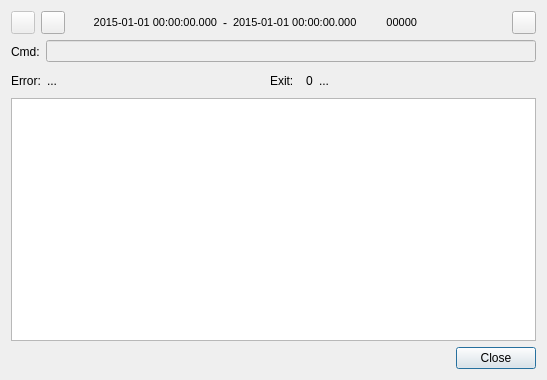
<?xml version="1.0" encoding="UTF-8"?>
<ui version="4.0">
 <class>CommandOutputDialog</class>
 <widget class="QDialog" name="CommandOutputDialog">
  <property name="geometry">
   <rect>
    <x>0</x>
    <y>0</y>
    <width>547</width>
    <height>380</height>
   </rect>
  </property>
  <property name="font">
   <font>
    <family>Liberation Sans</family>
    <pointsize>9</pointsize>
   </font>
  </property>
  <property name="windowTitle">
   <string>Command output</string>
  </property>
  <property name="windowIcon">
   <iconset resource="../resources/res.qrc">
    <normaloff>:/bwe-solutions_icon.png</normaloff>:/bwe-solutions_icon.png</iconset>
  </property>
  <layout class="QVBoxLayout" name="verticalLayout">
   <item>
    <layout class="QHBoxLayout" name="processLayout">
     <item>
      <widget class="QToolButton" name="runningState">
       <property name="enabled">
        <bool>false</bool>
       </property>
       <property name="toolTip">
        <string>Running state icon</string>
       </property>
       <property name="text">
        <string/>
       </property>
       <property name="icon">
        <iconset resource="../resources/res.qrc">
         <normaloff>:/stop.png</normaloff>
         <normalon>:/play.png</normalon>:/stop.png</iconset>
       </property>
       <property name="checkable">
        <bool>true</bool>
       </property>
      </widget>
     </item>
     <item>
      <widget class="QToolButton" name="processRefresh">
       <property name="toolTip">
        <string>Refresh data</string>
       </property>
       <property name="text">
        <string/>
       </property>
       <property name="icon">
        <iconset resource="../resources/res.qrc">
         <normaloff>:/recycle.png</normaloff>:/recycle.png</iconset>
       </property>
       <property name="checkable">
        <bool>true</bool>
       </property>
      </widget>
     </item>
     <item>
      <widget class="QLabel" name="startTime">
       <property name="minimumSize">
        <size>
         <width>146</width>
         <height>0</height>
        </size>
       </property>
       <property name="font">
        <font>
         <family>Liberation Sans</family>
         <pointsize>8</pointsize>
        </font>
       </property>
       <property name="toolTip">
        <string>Start time of last execution</string>
       </property>
       <property name="text">
        <string>2015-01-01 00:00:00.000</string>
       </property>
       <property name="alignment">
        <set>Qt::AlignRight|Qt::AlignTrailing|Qt::AlignVCenter</set>
       </property>
      </widget>
     </item>
     <item>
      <widget class="QLabel" name="timeMidLabel">
       <property name="text">
        <string>-</string>
       </property>
      </widget>
     </item>
     <item>
      <widget class="QLabel" name="endTime">
       <property name="minimumSize">
        <size>
         <width>146</width>
         <height>0</height>
        </size>
       </property>
       <property name="font">
        <font>
         <family>Liberation Sans</family>
         <pointsize>8</pointsize>
        </font>
       </property>
       <property name="toolTip">
        <string>End time of last execution</string>
       </property>
       <property name="text">
        <string>2015-01-01 00:00:00.000</string>
       </property>
      </widget>
     </item>
     <item>
      <widget class="QLabel" name="processPid">
       <property name="minimumSize">
        <size>
         <width>32</width>
         <height>0</height>
        </size>
       </property>
       <property name="font">
        <font>
         <family>Liberation Sans</family>
         <pointsize>8</pointsize>
        </font>
       </property>
       <property name="toolTip">
        <string>Process PID</string>
       </property>
       <property name="text">
        <string>00000</string>
       </property>
       <property name="alignment">
        <set>Qt::AlignRight|Qt::AlignTrailing|Qt::AlignVCenter</set>
       </property>
      </widget>
     </item>
     <item>
      <spacer name="horizontalSpacer">
       <property name="orientation">
        <enum>Qt::Horizontal</enum>
       </property>
       <property name="sizeHint" stdset="0">
        <size>
         <width>40</width>
         <height>20</height>
        </size>
       </property>
      </spacer>
     </item>
     <item>
      <widget class="QToolButton" name="processKill">
       <property name="toolTip">
        <string>Kill the process (SIGKILL)</string>
       </property>
       <property name="text">
        <string/>
       </property>
       <property name="icon">
        <iconset resource="../resources/res.qrc">
         <normaloff>:/kill.png</normaloff>:/kill.png</iconset>
       </property>
       <property name="checkable">
        <bool>true</bool>
       </property>
      </widget>
     </item>
    </layout>
   </item>
   <item>
    <layout class="QHBoxLayout" name="commandLayout">
     <item>
      <widget class="QLabel" name="commandLabel">
       <property name="minimumSize">
        <size>
         <width>0</width>
         <height>23</height>
        </size>
       </property>
       <property name="text">
        <string>Cmd:</string>
       </property>
      </widget>
     </item>
     <item>
      <widget class="QLineEdit" name="commandText">
       <property name="enabled">
        <bool>false</bool>
       </property>
       <property name="toolTip">
        <string>Command that was executed</string>
       </property>
      </widget>
     </item>
    </layout>
   </item>
   <item>
    <layout class="QHBoxLayout" name="errorExitLayout">
     <item>
      <widget class="QLabel" name="errorLabel">
       <property name="minimumSize">
        <size>
         <width>0</width>
         <height>23</height>
        </size>
       </property>
       <property name="text">
        <string>Error:</string>
       </property>
      </widget>
     </item>
     <item>
      <widget class="QLabel" name="errorText">
       <property name="sizePolicy">
        <sizepolicy hsizetype="Expanding" vsizetype="Preferred">
         <horstretch>0</horstretch>
         <verstretch>0</verstretch>
        </sizepolicy>
       </property>
       <property name="toolTip">
        <string>Process error status</string>
       </property>
       <property name="text">
        <string>...</string>
       </property>
      </widget>
     </item>
     <item>
      <widget class="QLabel" name="exitLabel">
       <property name="minimumSize">
        <size>
         <width>30</width>
         <height>23</height>
        </size>
       </property>
       <property name="text">
        <string>Exit:</string>
       </property>
      </widget>
     </item>
     <item>
      <widget class="QLabel" name="exitCode">
       <property name="sizePolicy">
        <sizepolicy hsizetype="Minimum" vsizetype="Preferred">
         <horstretch>0</horstretch>
         <verstretch>0</verstretch>
        </sizepolicy>
       </property>
       <property name="toolTip">
        <string>Return code</string>
       </property>
       <property name="text">
        <string>0</string>
       </property>
      </widget>
     </item>
     <item>
      <widget class="QLabel" name="exitText">
       <property name="sizePolicy">
        <sizepolicy hsizetype="Expanding" vsizetype="Preferred">
         <horstretch>0</horstretch>
         <verstretch>0</verstretch>
        </sizepolicy>
       </property>
       <property name="toolTip">
        <string>Process exit status</string>
       </property>
       <property name="text">
        <string>...</string>
       </property>
      </widget>
     </item>
    </layout>
   </item>
   <item>
    <widget class="QPlainTextEdit" name="logEdit">
     <property name="enabled">
      <bool>true</bool>
     </property>
     <property name="font">
      <font>
       <family>Monospace</family>
       <pointsize>9</pointsize>
      </font>
     </property>
     <property name="toolTip">
      <string>Output log (stdout + stderr)</string>
     </property>
     <property name="readOnly">
      <bool>true</bool>
     </property>
    </widget>
   </item>
   <item>
    <widget class="QDialogButtonBox" name="buttonBox">
     <property name="orientation">
      <enum>Qt::Horizontal</enum>
     </property>
     <property name="standardButtons">
      <set>QDialogButtonBox::Close</set>
     </property>
    </widget>
   </item>
  </layout>
 </widget>
 <tabstops>
  <tabstop>buttonBox</tabstop>
 </tabstops>
 <resources>
  <include location="../resources/res.qrc"/>
 </resources>
 <connections>
  <connection>
   <sender>buttonBox</sender>
   <signal>accepted()</signal>
   <receiver>CommandOutputDialog</receiver>
   <slot>accept()</slot>
   <hints>
    <hint type="sourcelabel">
     <x>257</x>
     <y>194</y>
    </hint>
    <hint type="destinationlabel">
     <x>157</x>
     <y>203</y>
    </hint>
   </hints>
  </connection>
  <connection>
   <sender>buttonBox</sender>
   <signal>rejected()</signal>
   <receiver>CommandOutputDialog</receiver>
   <slot>reject()</slot>
   <hints>
    <hint type="sourcelabel">
     <x>314</x>
     <y>194</y>
    </hint>
    <hint type="destinationlabel">
     <x>286</x>
     <y>203</y>
    </hint>
   </hints>
  </connection>
 </connections>
</ui>
